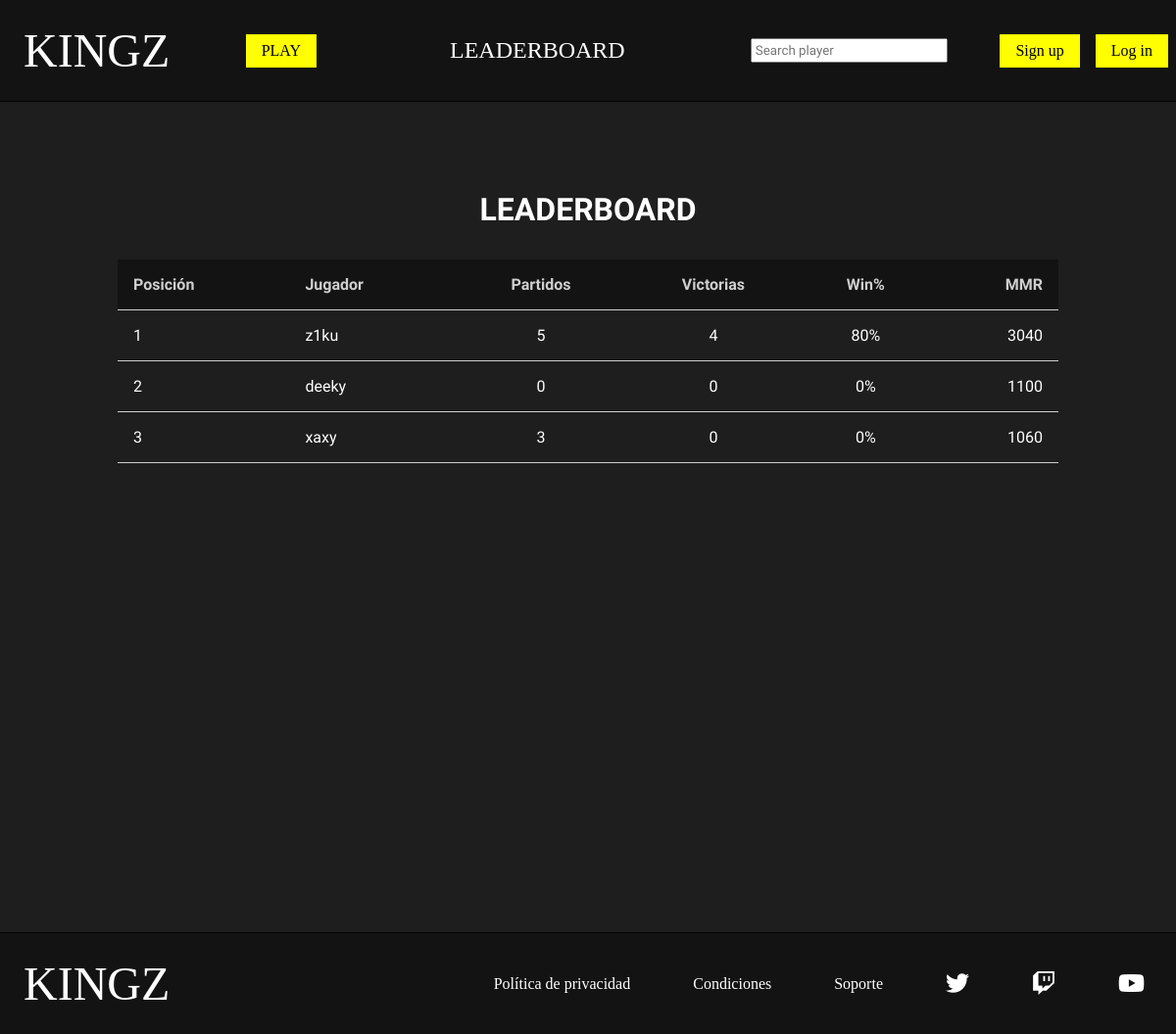
Page /php/leaderboard.php on the earlier database version.
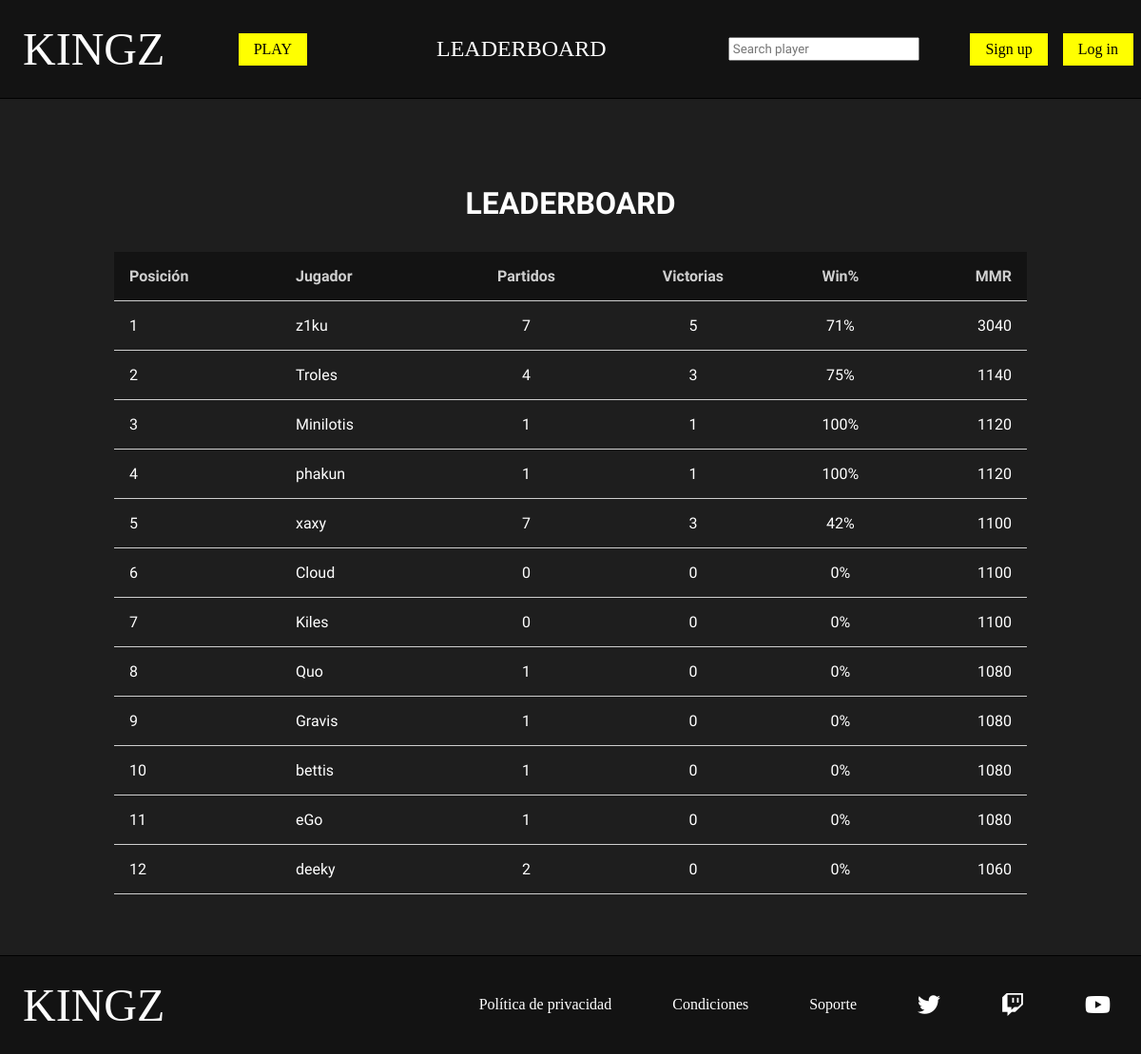
Same page on the later database version.
### tables this page shows
CREATE TABLE `usuario` (
  `id` bigint(20) UNSIGNED NOT NULL,
  `nick` varchar(20) NOT NULL,
  `pass` varchar(100) NOT NULL,
  `correo` varchar(50) DEFAULT NULL,
  `foto` varchar(50) DEFAULT NULL,
  `mmr` int(5) UNSIGNED DEFAULT NULL,
  `estado` tinyint(1) UNSIGNED DEFAULT NULL,
  `en_partida` tinyint(1) UNSIGNED DEFAULT NULL,
  `buscando` tinyint(1) UNSIGNED DEFAULT NULL
);

### php/leaderboard.php (the view, shortened to what this page needs)
<?php
    require_once "funciones.php";
?>
<!DOCTYPE html>
<html lang="en">
<head>
    <link rel="stylesheet" href="../css/estilos.css">
    <link rel="stylesheet" href="https://cdnjs.cloudflare.com/ajax/libs/font-awesome/6.2.0/css/all.min.css" />
</head>
<body>
    <?php
        if(isset($_SESSION['nick']) && isset($_SESSION['pass'])){
            $nick=$_SESSION['nick'];
            $pass=$_SESSION['pass'];
            $esAdmin=comprobarAdmin($nick,$pass);
            if($esAdmin){
                headerAdmin();
                $tipo_usu="admin";
            }else{
                headerPlayer();
                $tipo_usu="player";
            }
        }else{
            headerGuest();
        }
    ?>
    <main>
        <section class="seccion">
            <h1>LEADERBOARD</h1>
            <div id="leaderboard">
                <table>
                    <thead>
                        <tr>
                            <th>Posición</th>
                            <th>Jugador</th>
                            <th>Partidos</th>
                            <th>Victorias</th>
                            <th>Win%</th>
                            <th>MMR</th>
                        </tr>
                    </thead>
                    <tbody>
                        <?php
                            $jugadores=obtener_clasificacion();
                            if($jugadores!=null){
                                for($i=0;$i<count($jugadores);$i++){
                                    $rank=obtener_rank_jugador($jugadores[$i]['id']);
                                    $partidas_totales=partidas_totales($jugadores[$i]['id']);
                                    $partidas_ganadas=partidas_ganadas($jugadores[$i]['id']);
                                    if($partidas_totales>0){
                                        $win_rate=($partidas_ganadas/$partidas_totales) * 100;
                                    }else{
                                        $win_rate=0;
                                    }
                                    $win_truncado = intval($win_rate);
                                    echo '<tr>
                                        <td>'.$rank.'</td>
                                        <td><a href="ver_perfil.php?id_player='.$jugadores[$i]['id'].'">'.$jugadores[$i]['nick'].'</a></td>
                                        <td>'.$partidas_totales.'</td>
                                        <td>'.$partidas_ganadas.'</td>
                                        <td>'.$win_truncado.'%</td>
                                        <td>'.$jugadores[$i]['mmr'].'</td>
                                    </tr>';
                                }
                            }
                        ?>
                    </tbody>
                </table>
            </div>
        </section>
    </main>
    <?php
        footer();
    ?>
</body>
</html>

### php/funciones.php (shortened to what this page needs)
<?php
    function conectarServidor(){
        $con=new mysqli('localhost', 'root', '', 'kingz');
        $con->set_charset('utf8');
        return $con;
    }
    function partidas_totales($id){
        $con=conectarServidor();
        $sentencia="SELECT count(*) from participa,partida where id_partida=id and id_usuario=$id and partida.estado=1";
        $resultado=$con->query($sentencia);
        $fila=$resultado->fetch_array(MYSQLI_NUM);
        $num=$fila[0];
        return $num;
    }
    function partidas_ganadas($id){
        $con=conectarServidor();
        $sentencia="SELECT count(id_usuario) from participa,partida where id_partida=id and id_usuario=$id and partida.estado=1 and (
            (participa.equipo = 'A' and partida.resultado_a > partida.resultado_b) or (participa.equipo = 'B' and partida.resultado_b > partida.resultado_a)
        )";
        $resultado=$con->query($sentencia);
        $fila=$resultado->fetch_array(MYSQLI_NUM);
        $num=$fila[0];
        return $num;
    }
    function obtener_clasificacion(){
        $con=conectarServidor();
        $consulta = "SELECT id, nick, mmr,
                    (select count(*) from usuario where id <> 0 and (mmr > u.mmr or (mmr = u.mmr and id <= u.id))) as posicion
                    from usuario u
                    where id <> 0 and estado=1
                    order by mmr desc, id asc";
        $buscar=$con->query($consulta);
        if($buscar->num_rows>0){
            $i=0;
            while($fila_buscar=$buscar->fetch_array(MYSQLI_ASSOC)){
                $datos[$i]['id']=$fila_buscar['id'];
                $datos[$i]['nick']=$fila_buscar['nick'];
                $datos[$i]['mmr']=$fila_buscar['mmr'];
                $i++;
            }
        }else{
            $datos=null;
        }
        return $datos;
    }
    function obtener_rank_jugador($id){
        $con = conectarServidor();
        $consulta = "SELECT id, nick, mmr,
                    (select count(*) from usuario where id <> 0 and estado=1 and (mmr > u.mmr or (mmr = u.mmr and id <= u.id))) as posicion
                    from usuario u
                    where id = $id";
        $resultado=$con->query($consulta);
        if($resultado->num_rows > 0){
            $fila=$resultado->fetch_assoc();
            $rank=$fila['posicion'];
        } else {
            $rank=null;
        }
        return $rank;
    }
    function headerGuest(){
        echo '<header>
            <a href="../index.php" class="logo">KINGZ</a>
            <nav>
                <form action="play.php" method="post">
                    <input type="submit" id="btn-play" name="play" value="PLAY">
                </form>
                <a href="leaderboard.php">LEADERBOARD</a>
                <form action="buscar_perfil.php" method="post">
                    <input placeholder="Search player" id="buscar_perfil" name="buscador">
                </form>
            </nav>
            <div class="headerLogin">
                <form action="signup.php" method="post">
                    <input type="submit" id="btn-signin" name="signin" value="Sign up">
                </form>
                <form action="login.php" method="post">
                    <input type="submit" id="btn-login" name="login" value="Log in">
                </form>
            </div>
        </header>';
    }
    function footer(){
        echo '<footer>
            <a href="../index.php" class="logo">KINGZ</a>
            <div>
                <a href="#">Política de privacidad</a>
                <a href="#">Condiciones</a>
                <a href="soporte.php">Soporte</a>
                <a href="#"><i class="fa-brands fa-twitter"></i></a>
                <a href="#"><i class="fa-brands fa-twitch"></i></a>
                <a href="#"><i class="fa-brands fa-youtube"></i></a>
            </div>
        </footer>';
    }
?>

### css/estilos.css (style rules this page uses)
* { box-sizing: border-box; }
body { margin: 0%; background-color: #1e1e1e; font-family: 'Play', sans-serif; color: white; }
input[type=submit] { border: none; text-align: center; text-decoration: none; }
table a { text-decoration: none; color: #fff; }
header { display: flex; align-items: center; justify-content: space-between; flex-wrap: wrap; background-color: #131313; border-bottom: 1px solid black; position: sticky; width: 100%; top: 0%; left: 0%; z-index: 999; font-family: "Jeju"; }
.logo { color: white; text-decoration: none; font-size: 3rem; margin: 1.5rem; }
header input[type=submit] { background-color: yellow; padding: 0.5rem 1rem; font-family: inherit; font-size: 1rem; margin: 0.5rem; }
nav { display: flex; align-items: center; justify-content: space-between; flex-wrap: wrap; }
nav a { color: white; text-decoration: none; font-size: 1.5rem; margin: 1.5rem 8rem; }
nav input { font-family: "Play"; padding: 0.2rem; }
.headerLogin { display: flex; }
.seccion { width: 80%; margin: 4rem auto; min-height: 90vh; display: flex; flex-direction: column; }
.seccion h1 { font-size: 2rem; text-align: center; margin-bottom: 2rem; color: white; }
#leaderboard { overflow-x: auto; }
#leaderboard table { border-collapse: collapse; color: white; width: 100%; }
#leaderboard tr { border-bottom: 1px solid #cfcfcf; }
#leaderboard td { padding: 1rem; }
#leaderboard th { color: #cfcfcf; background-color: #131313; padding: 1rem; }
#leaderboard tr>th:nth-child(1) { text-align: start; }
#leaderboard tr>th:nth-child(2) { text-align: start; }
#leaderboard tr>th:nth-child(6) { text-align: end; }
#leaderboard tr>td:nth-child(6) { text-align: end; }
#leaderboard tr>td:nth-child(3) { text-align: center; }
#leaderboard tr>td:nth-child(4) { text-align: center; }
#leaderboard tr>td:nth-child(5) { text-align: center; }
footer { display: flex; align-items: center; justify-content: space-between; flex-wrap: wrap; background-color: #131313; border-top: 1px solid black; font-family: "Jeju"; }
footer>div { display: flex; flex-wrap: wrap; align-items: center; }
footer a { text-decoration: none; color: white; margin: 2rem; }
footer i { font-size: 1.5rem; }

Differences in the rows shown:
changed usuario "z1ku": partidas_totales "5" → "7"; partidas_ganadas "4" → "5"; win_truncado "80" → "71"
added usuario: rank "2", nick "Troles", partidas_totales "4", partidas_ganadas "3", win_truncado "75", mmr "1140"
added usuario: rank "3", nick "Minilotis", partidas_totales "1", partidas_ganadas "1", win_truncado "100", mmr "1120"
added usuario: rank "4", nick "phakun", partidas_totales "1", partidas_ganadas "1", win_truncado "100", mmr "1120"
changed usuario "xaxy": rank "3" → "5"; partidas_totales "3" → "7"; partidas_ganadas "0" → "3"; win_truncado "0" → "42"; mmr "1060" → "1100"; moves up the list
added usuario: rank "6", nick "Cloud", partidas_totales "0", partidas_ganadas "0", win_truncado "0", mmr "1100"
added usuario: rank "7", nick "Kiles", partidas_totales "0", partidas_ganadas "0", win_truncado "0", mmr "1100"
added usuario: rank "8", nick "Quo", partidas_totales "1", partidas_ganadas "0", win_truncado "0", mmr "1080"
added usuario: rank "9", nick "Gravis", partidas_totales "1", partidas_ganadas "0", win_truncado "0", mmr "1080"
added usuario: rank "10", nick "bettis", partidas_totales "1", partidas_ganadas "0", win_truncado "0", mmr "1080"
added usuario: rank "11", nick "eGo", partidas_totales "1", partidas_ganadas "0", win_truncado "0", mmr "1080"
changed usuario "deeky": rank "2" → "12"; partidas_totales "0" → "2"; mmr "1100" → "1060"
